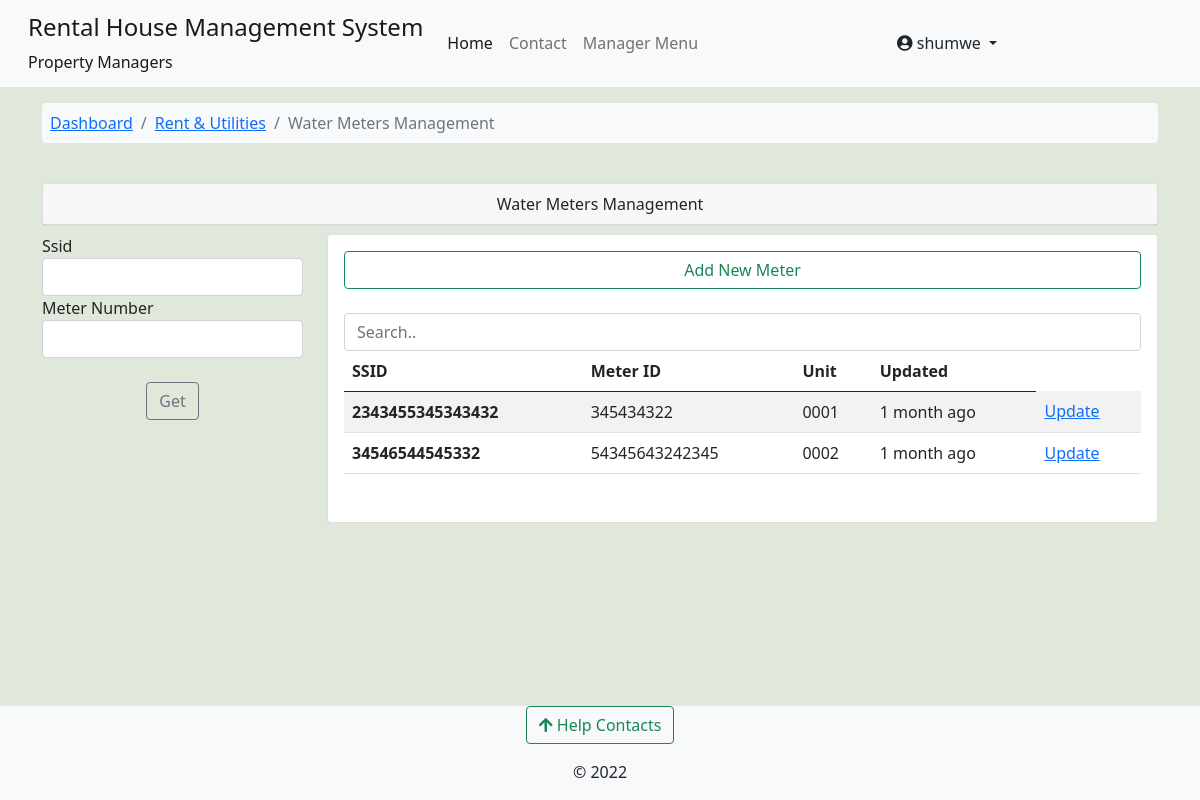
The page /rent-and-utility/water_meter_management/niagra-bumnsd-sd-djks/ (signed in) on the database its author committed.
### accounts/models.py (models this page shows, shortened)
class User(AbstractUser):
    avatar = models.ImageField(upload_to=get_avatar_path, default='no-avatar.png')
    is_verified = models.BooleanField(default=False)
    is_tenant = models.BooleanField(default=False)
    is_manager = models.BooleanField(default=False)

### utilities/models.py (models this page shows, shortened)
class WaterMeter(models.Model):
    number = models.CharField(max_length=20, unique=True)
    ssid = models.CharField(max_length=20, null=True, blank=True)
    unit = models.OneToOneField(
        RentalUnit, on_delete=models.CASCADE, related_name='water_meters')
    created = models.DateTimeField(default=datetime.now)
    updated = models.DateTimeField(auto_now=True)

### rental_property/models.py (models this page shows, shortened)
class RentalUnit(models.Model):
    MAINTANANCE_STATUS_CHOICES = [
        ('nm', 'Unchechecked Report'),
        ('ip', 'Initiating Inspection'),
        ('ir', 'Maintanance In Progress'),
        ('op', 'No Active Reports'),
        ('rm', 'Remove'),
    ]
    STATUS_CHOICES = [
        ('occupied', 'Currently Occupied'),
        ('ready', 'Ready To Move In'),
        ('hold', 'On Hold'),
        ('maintanance', 'Under Maintanance'),
    ]
    building = models.ForeignKey(Building, on_delete=models.CASCADE)
    unit_type = models.ForeignKey(UnitType, on_delete=models.CASCADE)
    added_by = models.ForeignKey(User, on_delete=models.CASCADE)
    unit_number = models.CharField(max_length=50)
    slug = models.SlugField(max_length=50, unique=True, blank=True, null=True, help_text='This field is autogenerated')
    bathrooms = models.PositiveIntegerField()
    bedrooms = models.PositiveIntegerField()
    dimension = models.CharField(max_length=50)
    kitchen = models.BooleanField(default=True)
    status = models.CharField(max_length=20, choices=STATUS_CHOICES,default='ready')
    maintanance_status = models.CharField(max_length=6, choices=MAINTANANCE_STATUS_CHOICES, default='op')
    total_occupants = models.PositiveIntegerField(help_text="Number of people in the unit", null=True, blank=True)
    water_available = models.BooleanField(default=True)
    rent_amount = models.DecimalField(decimal_places=2, max_digits=9, null=True, blank=True)
    electricity_available = models.BooleanField(default=True)
    added = models.DateTimeField(default=datetime.now)
    updated = models.DateTimeField(auto_now=True)
    class Meta:
        unique_together = ('building', 'unit_number')
        verbose_name_plural = 'Rental Houses'
    def __str__(self):
        return f"{self.unit_number} - {self.building}"

### utilities/views.py (the view)
# urls.py: path('water_meter_management/<slug:building_slug>/', views.water_meter_management, name='water_meter_management'),
@login_required
def water_meter_management(request,building_slug):
    building = Building.objects.get(slug=building_slug)
    water_meters = WaterMeter.objects.filter(unit__building=building)
    meter_filter = WaterMetersFilter(request.GET, queryset=water_meters)
    if request.method == 'POST':
        water_meter_add_form = NewWaterMeterForm(building, request.POST)
        if water_meter_add_form.is_valid():
            water_meter_add_form.save()
            messages.success(request, 'Water meter added')
            return HttpResponseRedirect("")
    else:
        water_meter_add_form = NewWaterMeterForm(building)
    context = {'building':building,'water_meters':meter_filter,'water_meter_add_form':water_meter_add_form}
    return render(request, 'utilities_and_rent/water_meters.html', context)

### utilities/forms.py
class NewWaterMeterForm(forms.ModelForm):
    def __init__(self, building, *args, **kwargs):
        super(NewWaterMeterForm,self).__init__(*args, **kwargs)
        self.fields['unit'].queryset = RentalUnit.objects.filter(building=building,water_meters=None)
    class Meta:
        model = WaterMeter
        fields = ['number', 'ssid', 'unit']

### complaints/context_processors.py (called while the page is built)
def get_contacts(request):
    user = request.user
    if user.is_authenticated:
        if user.is_tenant:
            tenant = Tenants.objects.get(associated_account=user)
            building = Building.objects.get(id=tenant.rented_unit.building_id)
            contacts = HelpContacts.objects.filter(associated_building=building)
            return dict(contacts=contacts)
        elif user.is_manager:
            contacts = HelpContacts.objects.all()
            return dict(contacts=contacts)
        else:
            contacts = HelpContacts.objects.filter(make_publicly_available=True)
            return dict(contacts=contacts)
    else:
        contacts = HelpContacts.objects.filter(make_publicly_available=True)
        return dict(contacts=contacts)

### rental_property/context_processors.py (called while the page is built)
def my_managed_buildings(request):
    user_instance = request.user
    if user_instance.is_authenticated:
        manager_instance = Managers.objects.filter(associated_account=user_instance)[:1]
        managed_buildings = Building.objects.filter(manager=manager_instance)
        return dict(managed_buildings=managed_buildings)
    else:
        return {'False': False,}

### rental_property/models.py (called while the page is built)
    def __str__(self):
        return f"{self.name}"

### utilities/templates/utilities_and_rent/water_meters.html (shortened to what this page needs)
{% extends 'base.html' %}
{% load humanize %}
{% load crispy_forms_tags %}
{% block content %}
<nav class="container mt-3">
  <ol class="breadcrumb bg-light p-2 rounded-2">
      <li class="breadcrumb-item "><a href="{% url 'building-dashboard' building.slug %}">Dashboard</a></li>
      <li class="breadcrumb-item"><a href="{% url 'rent-and-utilities' building.slug %}">Rent & Utilities </a></li>
      <li class="breadcrumb-item active">Water Meters Management</li>
  </ol>
</nav>
<section class="container" style="margin-top:2%; margin-bottom:4%;">
    <div class="row justify-content-center">
        <div class="container">
          <div class="container card p-0 mb-2">
            <div class="card-header text-center w-100">
              Water Meters Management
            </div>
        </div>
            <div class="row">
              <div class="col-sm-3">
                <form method='get'>
                    {{water_meters.form|crispy }}
                    <br>
                        <div class="form-group text-center">
                            <button class="btn btn-outline-secondary" type="submit">Get</button>
                        </div>
                </form>
              </div>
              <div class="col-sm-9">
                <div class="row">
                  <div class="col-sm-12">
                      <div class="card card-body">
                        <div class="btn-group" role="group" aria-label="Start new electric billing cycle ">
                            <button type="button" class="btn btn-outline-success" data-bs-toggle="modal" data-bs-target="#waterMeterBackdrop">Add New Meter</button>
                          </div>
                          <input class="form-control" id="myInput" type="text" placeholder="Search..">
                          <div class="table-responsive">
                        <table class="table table-striped table-hover">
                          <caption></caption>
                            <thead>
                              <tr>
                                <th scope="col"> SSID </th>
                                <th scope="col">Meter ID</th>
                                <th scope="col"> Unit </th>
                                <th scope="col"> Updated </th>
                              </tr>
                            </thead>
                            <tbody id='ourTable'>
                        {% for meter in water_meters.qs %}
                        <tr>
                          <th scope="row"> {{meter.ssid}} </th>
                            <td > {{meter.number}} </th>
                            <td> {{meter.unit.unit_number}}</td>
                            <td> {{meter.updated|naturaltime}}</td>
                            <td> <a href="{% url 'water_meter_update' building.slug meter.ssid %}">
                              Update </a>
                        {% endfor %}
                          </tbody>
                          </table>
                        </div>
                      </div>
                </div>
              </div>
            </div>
          </div>
        </div>
    </section>
{% endblock %}

### templates/base.html (shortened to what this page needs)
{% load static %}
{% load i18n %}
<!doctype html>
<html lang="en">
  <head>
    <link href="https://cdn.jsdelivr.net/npm/bootstrap@5.0.2/dist/css/bootstrap.min.css" rel="stylesheet">
    <link type="text/css" href="{% static 'css/main.css' %}" rel="stylesheet">
    <link rel="stylesheet" href="https://cdnjs.cloudflare.com/ajax/libs/font-awesome/4.7.0/css/font-awesome.min.css">
    <link rel="stylesheet" href="https://pro.fontawesome.com/releases/v5.11.2/css/all.css">
  </head>
  <body class="d-flex flex-column min-vh-100" style="background-color: #dfe8da;">
    <nav class="navbar navbar-expand-lg navbar-light bg-light" aria-label="main-nav">
        <div class="container-fluid">
          <a class="navbar-brand align" href="#">
                <div class="d-flex">
                    <div class="ms-3 d-flex flex-column">
                        <div class="h4">Rental House Management System </div>
                        <div class="fs-6">Property Managers</div>
                    </div>
                </div>
            </a>
            <div class="collapse navbar-collapse" id="mynav">
                <ul class="navbar-nav mb-lg-0">
                    <li class="nav-item"> <a class="nav-link active" aria-current="page" href="{% url 'operational-buildings' %}">Home</a> </li>
                    <li class="nav-item"> <a class="nav-link" aria-current="page" href="{% url 'core:contact' %}">Contact</a> </li>
                    {% if user.is_manager %}
                    <li class="nav-item"> <a class="nav-link" data-bs-toggle="offcanvas" href="#hrmsCanvas" role="button" aria-controls="hrmsCanvas">Manager Menu</a> </li>
                    {% endif %}
                </ul>
                </div>
                {% if request.user.is_authenticated %}
                <div class="collapse navbar-collapse" id="mynav">
                  <div class="dropdown">
                    <a href="#" class="btn dropdown-toggle" type="button" id="dropdownMenuButton" data-bs-toggle="dropdown" aria-haspopup="true" aria-expanded="false">
                      <em class="fas fa-user-circle"></em> {{ request.user.username }}
                    </a>
                  </div>
                </div>
                {% endif %}
            </div>
    </nav>
    {% block content %}	{% endblock content%}
    <footer class="mt-auto bg-light">
      <div class="mb-3 text-center">
      <button class="btn btn-outline-success" type="button" data-bs-toggle="offcanvas" data-bs-target="#contactsOffcanvas" aria-controls="contactsOffcanvas"><em class="fas fa-arrow-upfas fa-arrow-up"></em> Help Contacts</button>
      </div>
      <div>
        <p class="text-center ">&copy; 2022</p>
  </footer>
  </body>
</html>

### staticfiles/css/main.css (style rules this page uses)
:root { --header-height: 3rem; --nav-width: 68px; --first-color-light: #AFA5D9; --white-color: #F7F6FB; --body-font: 'Nunito', sans-serif; --normal-font-size: 1rem; --z-fixed: 100 }

### rows shown on the page
User: user.username "shumwe"
WaterMeter: ssid "2343455345343432", number "345434322", unit.unit_number "0001", updated "1 month ago"
WaterMeter: ssid "34546544545332", number "54345643242345", unit.unit_number "0002", updated "1 month ago"
